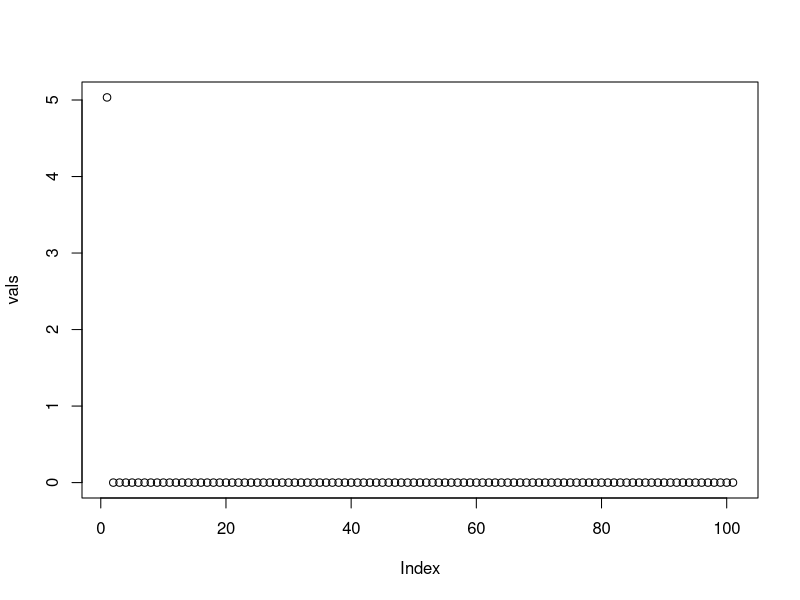
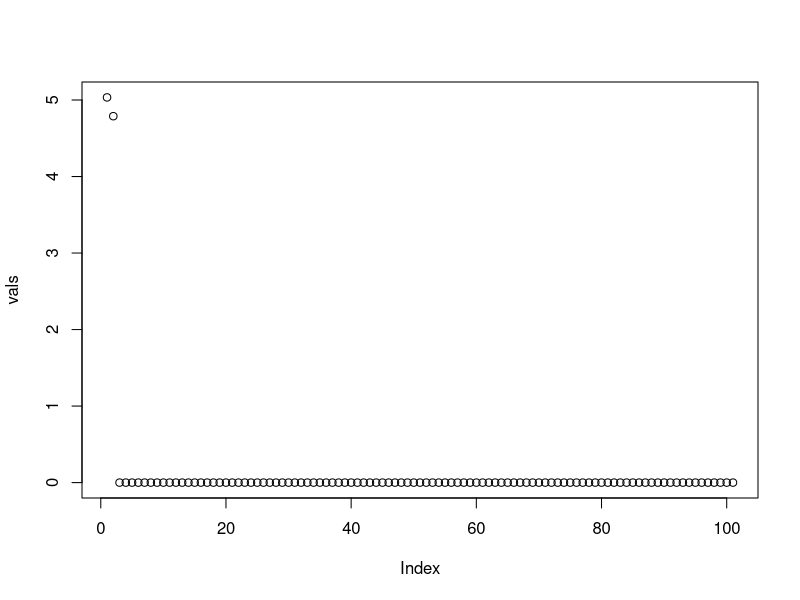
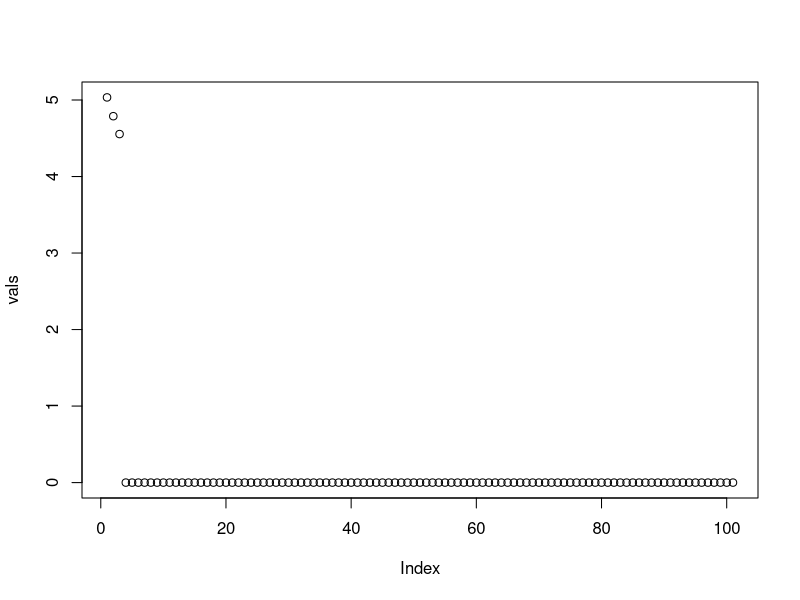
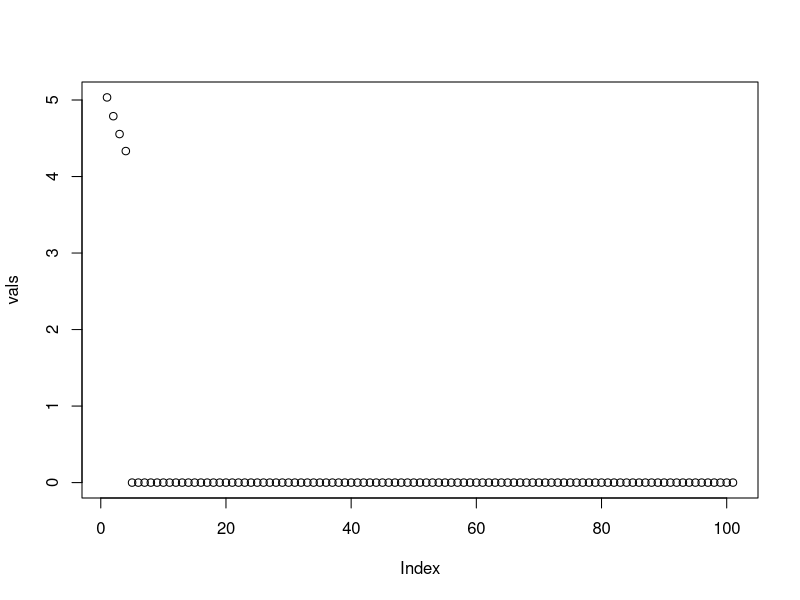
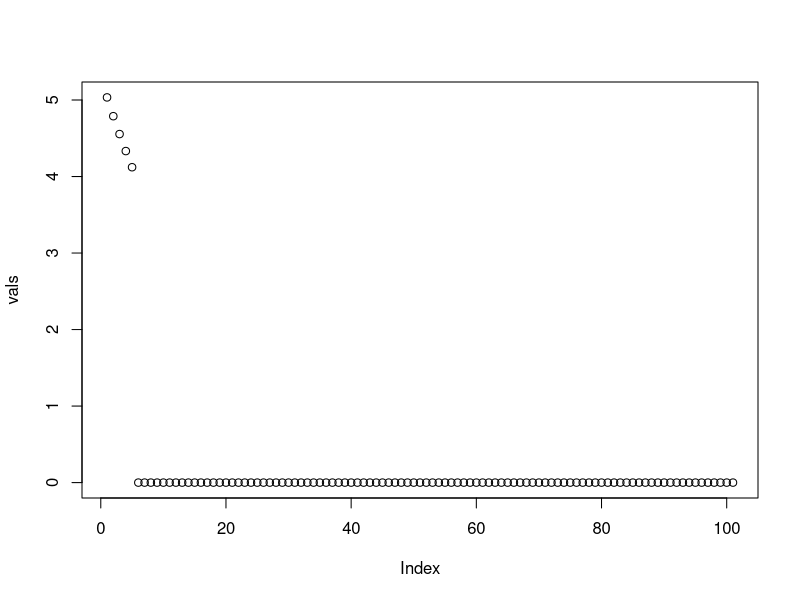
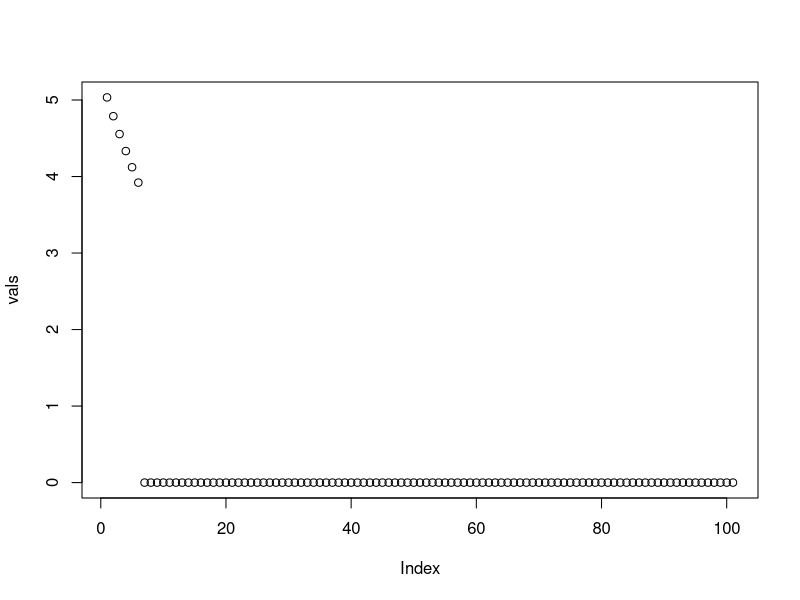
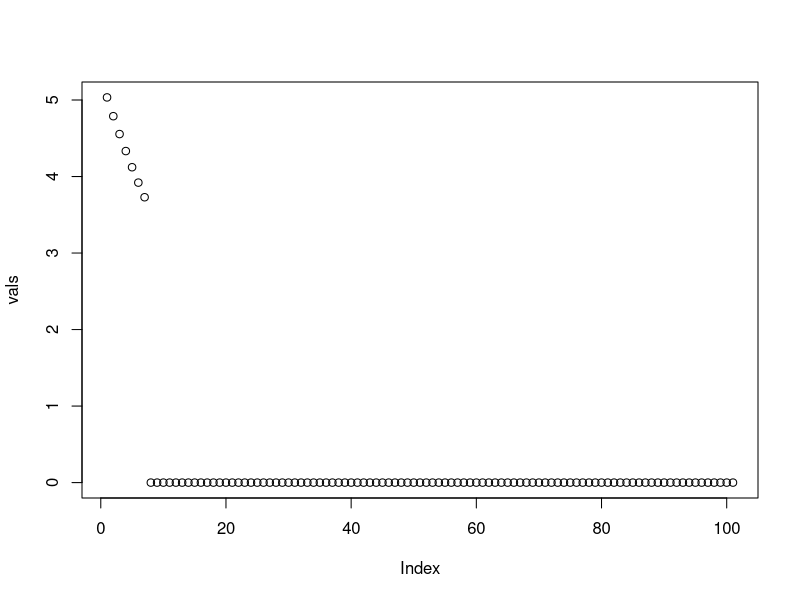
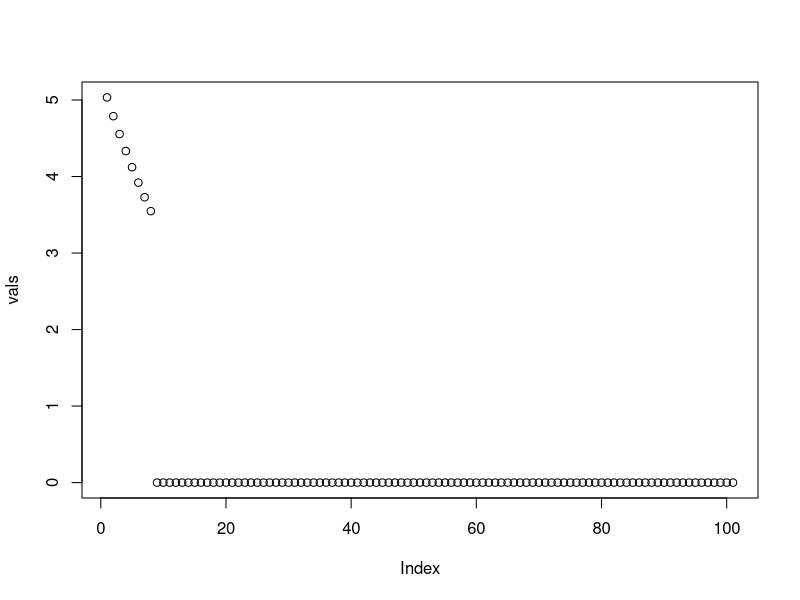

These figures' R source, in order:
## ---- chunk 1
rm(list=ls())
seq1=seq(0,1,0.01)
vals <- vector(mode="double",length=length(seq1));
for (i in 1:length(seq1)) {
  vals[i] <- dexp(seq1[i],rate=5) / 0.9932621
  plot(vals)
}
## ---- chunk 2
rm(list=ls())
piOld <- 0.5

numIterations<- 50000
posteriorDist <- vector(length=numIterations)

for (i in 1:numIterations) {
  # our prior with 9 heads and 9 tails
  # our new data with 14 heads and 10 tails
  pOld <- dexp(piOld, rate=5)/0.9932621 * dbinom(14, 24, piOld)
  
  piNew <- piOld + rnorm(1, 0, sd=0.01);
  
  if (piNew>1) 
    piNew = 1;
  
  if (piNew < 0) 
    piNew = 0;
  
  pNew <- dexp(piNew, rate=5)/0.9932621 * dbinom(14, 24, piNew)
  
  ratio <- pNew/pOld
  
  if (ratio > 1 || ratio >= runif(1))
    piOld = piNew;
  
  posteriorDist[i]=piOld;
}

myHist <- hist(posteriorDist, breaks=200,plot=FALSE)
plot(myHist$mids, myHist$counts/numIterations, col="red")

# grid approach to beta prior using a naive (brute force) numerical integration algorithm

posteriorDist <- vector(length=length(myHist$mids))
xVals <- myHist$mids;

i <- 1;
sum <- 0;
for( x in xVals )
{
	posteriorDist[i] <- dexp( x, rate=5 )/0.9932621 * dbinom( 14, 24, x)
	sum = sum + posteriorDist[i];
	i <- i + 1;	
}

lines(myHist$mids,posteriorDist / sum ,col="blue") 
lines(myHist$mids,dbeta(myHist$mids, 9+14, 9+10)/sum(dbeta(myHist$mids,23,19)),col="black")
## ---- chunk 3
rm(list=ls())
piOld <- 0.5

numIterations<- 50000
posteriorDist <- vector(length=numIterations)

for (i in 1:numIterations) {
  # our prior with 9 heads and 9 tails
  # our new data with 14 heads and 10 tails
  pOld <- dexp(piOld, rate=5)/0.9932621 * dbinom(583, 1000, piOld)
  
  piNew <- piOld + rnorm(1, 0, sd=0.01);
  
  if (piNew>1) 
    piNew = 1;
  
  if (piNew < 0) 
    piNew = 0;
  
  pNew <- dexp(piNew, rate=5)/0.9932621 * dbinom(583, 1000, piNew)
  
  ratio <- pNew/pOld
  
  if (ratio > 1 || ratio >= runif(1))
    piOld = piNew;
  
  posteriorDist[i]=piOld;
}

myHist <- hist(posteriorDist, breaks=200,plot=FALSE)
plot(myHist$mids, myHist$counts/numIterations, col="red")

# grid approach to beta prior using a naive (brute force) numerical integration algorithm

posteriorDist <- vector(length=length(myHist$mids))
xVals <- myHist$mids;

i <- 1;
sum <- 0;
for( x in xVals )
{
	posteriorDist[i] <- dexp( x, rate=5 )/0.9932621 * dbinom( 583, 1000, x)
	sum = sum + posteriorDist[i];
	i <- i + 1;	
}

lines(myHist$mids,posteriorDist / sum ,col="blue") 
lines(myHist$mids,dbeta(myHist$mids, 9+583, 9+417)/sum(dbeta(myHist$mids,9+583,9+417)),col="black")
